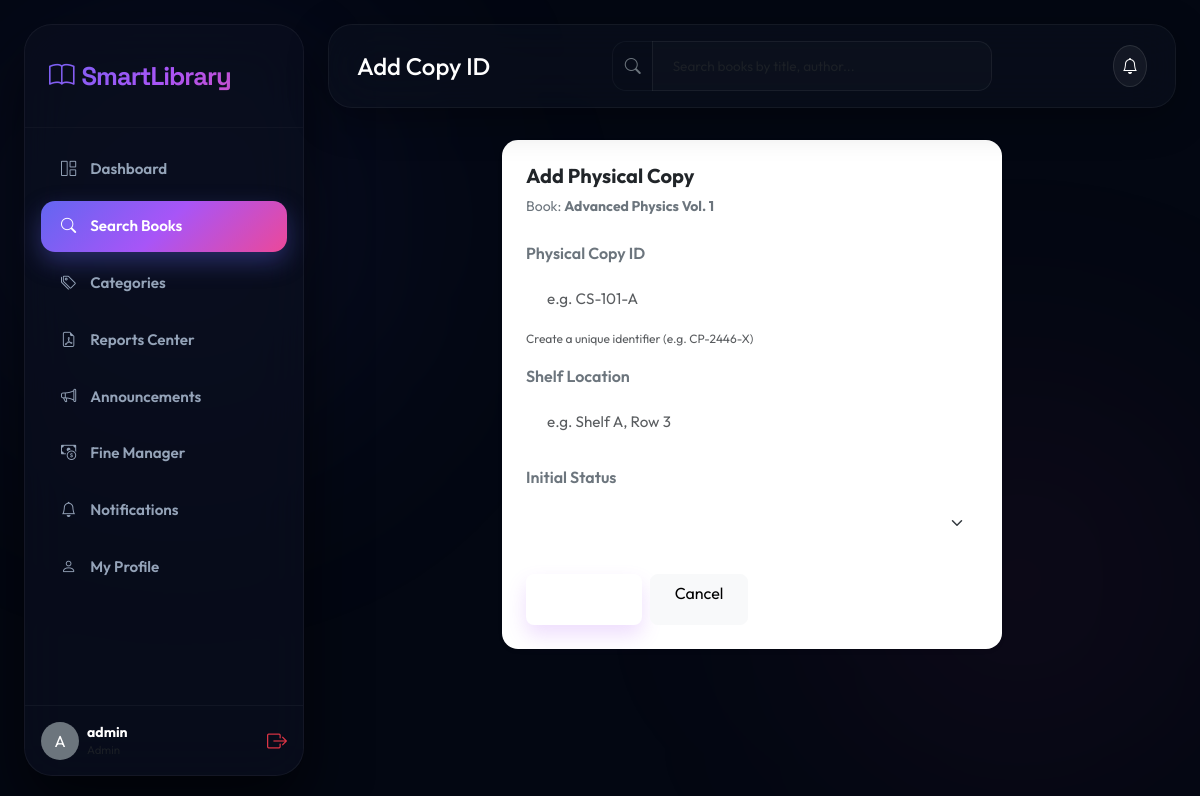
Screenshot of /books/2446/copy/add/ (signed in) with the database file from the repository.
### library/models.py (models this page shows, shortened)
class CustomUser(AbstractUser):
    ROLE_CHOICES = [
        ('admin', 'Admin/Librarian'),
        ('student', 'Student'),
        ('faculty', 'Faculty'),
    ]
    role = models.CharField(max_length=10, choices=ROLE_CHOICES, default='student')
    phone = models.CharField(max_length=15, blank=True, null=True)
    profile_picture = models.ImageField(upload_to='profiles/', blank=True, null=True)

class Book(models.Model):
    title = models.CharField(max_length=255)
    author = models.CharField(max_length=255)
    isbn = models.CharField(max_length=13, unique=True)
    publisher = models.CharField(max_length=255)
    publication_date = models.DateField(blank=True, null=True)
    description = models.TextField(blank=True, null=True)
    category = models.ForeignKey(Category, on_delete=models.CASCADE, related_name='books')
    cover_image = models.ImageField(blank=True, null=True, upload_to='book_covers/')
    qr_code = models.ImageField(blank=True, null=True, upload_to='qr_codes/')
    total_copies = models.IntegerField(default=0)
    available_copies = models.IntegerField(default=0)
    popularity_score = models.FloatField(default=0.0)
    availability_score = models.FloatField(default=1.0)

### library/views.py (the view, shortened to what this page needs)
# urls.py: path('books/<int:book_id>/copy/add/', views.BookCopyCreateView.as_view(), name='copy_create'),
class BookCopyCreateView(AdminRequiredMixin, View):
    def get(self, request, book_id):
        book = get_object_or_404(Book, pk=book_id)
        return render(request, 'library/copy_form.html', {'form': BookCopyForm(), 'book': book})

### library/forms.py
class BookCopyForm(forms.ModelForm):
    class Meta:
        model = BookCopy
        fields = ['copy_id', 'shelf_location', 'status']
        widgets = {
            'copy_id': forms.TextInput(attrs={'class': 'form-control', 'placeholder': 'e.g. CS-101-A'}),
            'shelf_location': forms.TextInput(attrs={'class': 'form-control', 'placeholder': 'e.g. Shelf A, Row 3'}),
            'status': forms.Select(attrs={'class': 'form-select'}),
        }

### library/context_processors.py (called while the page is built)
def notifications(request):
    if request.user.is_authenticated:
        return {
            'unread_notifications_count': request.user.notifications.filter(is_read=False).count(),
            'latest_notifications': request.user.notifications.filter(is_read=False)[:5]
        }
    return {
        'unread_notifications_count': 0,
        'latest_notifications': []
    }

### library/views.py (called while the page is built)
def is_admin(user):
    return user.is_authenticated and user.role == 'admin'

    def test_func(self):
        return is_admin(self.request.user)

### library/templates/library/copy_form.html (shortened to what this page needs)
{% extends 'base.html' %}
{% block page_title %}Add Copy ID{% endblock %}
{% block content %}
<div class="container-fluid p-0">
    <div class="card border-0 rounded-4 shadow-sm p-4 mx-auto" style="max-width: 500px;">
        <h5 class="fw-bold mb-2">Add Physical Copy</h5>
        <p class="text-secondary small mb-4">Book: <strong>{{ book.title }}</strong></p>
        <form method="POST">
            <div class="mb-3">
                <label class="form-label fw-semibold text-secondary">Physical Copy ID</label>
                {{ form.copy_id }}
                <div class="form-text" style="font-size: 0.75rem;">Create a unique identifier (e.g. CP-{{ book.id|stringformat:"04d" }}-X)</div>
            </div>
            <div class="mb-3">
                <label class="form-label fw-semibold text-secondary">Shelf Location</label>
                {{ form.shelf_location }}
            </div>
            <div class="mb-4">
                <label class="form-label fw-semibold text-secondary">Initial Status</label>
                {{ form.status }}
            </div>
            <div class="d-flex gap-2">
                <button type="submit" class="btn btn-primary rounded-3 px-4 border-0" style="background: var(--primary-gradient);">Add Copy</button>
                <a href="{% url 'book_detail' book.id %}" class="btn btn-light rounded-3 px-4">Cancel</a>
            </div>
        </form>
    </div>
</div>
{% endblock %}

### library/templates/base.html (shortened to what this page needs)
{% load static %}
<!DOCTYPE html>
<html lang="en">
<head>
    <link href="https://cdn.jsdelivr.net/npm/bootstrap@5.3.2/dist/css/bootstrap.min.css" rel="stylesheet">
    <link rel="stylesheet" href="https://cdn.jsdelivr.net/npm/bootstrap-icons@1.11.1/font/bootstrap-icons.css">
    <link rel="stylesheet" href="{% static 'css/custom.css' %}">
</head>
<body>
    <div class="app-wrapper">
        <aside class="sidebar" id="appSidebar">
            <div class="brand">
                <i class="bi bi-book me-2"></i>SmartLibrary
            </div>
            <nav class="nav-menu d-flex flex-column justify-content-between" style="height: calc(100% - 100px); padding: 10px 0;">
                <div>
                    {% if user.is_authenticated %}
                        <a href="{% url 'dashboard' %}" class="nav-link {% if 'dashboard' in request.path %}active{% endif %}">
                            <i class="bi bi-grid-1x2"></i>
                            <span>Dashboard</span>
                        </a>
                        <a href="{% url 'book_list' %}" class="nav-link {% if 'books' in request.path and 'category' not in request.path %}active{% endif %}">
                            <i class="bi bi-search"></i>
                            <span>Search Books</span>
                        </a>
                        {% if user.role == 'admin' %}
                            <a href="{% url 'category_list' %}" class="nav-link {% if 'categories' in request.path %}active{% endif %}">
                                <i class="bi bi-tags"></i>
                                <span>Categories</span>
                            </a>
                            <a href="{% url 'reports' %}" class="nav-link {% if 'reports' in request.path %}active{% endif %}">
                                <i class="bi bi-file-earmark-pdf"></i>
                                <span>Reports Center</span>
                            </a>
                        {% endif %}
                        <a href="{% url 'announcement_list' %}" class="nav-link {% if 'announcements' in request.path %}active{% endif %}">
                            <i class="bi bi-megaphone"></i>
                            <span>Announcements</span>
                        </a>
                        <a href="{% url 'fine_list' %}" class="nav-link {% if 'fines' in request.path %}active{% endif %}">
                            <i class="bi bi-cash-coin"></i>
                            <span>Fine Manager</span>
                        </a>
                        <a href="{% url 'notification_list' %}" class="nav-link {% if 'notifications' in request.path %}active{% endif %}">
                            <i class="bi bi-bell"></i>
                            <span>Notifications</span>
                        </a>
                        <a href="{% url 'profile' %}" class="nav-link {% if 'profile' in request.path %}active{% endif %}">
                            <i class="bi bi-person"></i>
                            <span>My Profile</span>
                        </a>
                    {% endif %}
                </div>
                {% if user.is_authenticated %}
                    <div class="mt-auto pt-3 border-top border-secondary border-opacity-10 px-3 pb-2">
                        <div class="d-flex align-items-center justify-content-between">
                            <div class="d-flex align-items-center gap-2">
                                <div class="bg-secondary rounded-circle d-flex align-items-center justify-content-center text-white font-weight-bold" style="width: 38px; height: 38px; background-size: cover; ">
                                    {% if not user.profile_picture %}
                                        {{ user.username|slice:":1"|upper }}
                                    {% endif %}
                                </div>
                                <div style="line-height: 1.1;">
                                    <div class="text-white fw-bold small" style="max-width: 120px; overflow: hidden; text-overflow: ellipsis; white-space: nowrap;">{{ user.username }}</div>
                                    <small class="text-muted text-capitalize" style="font-size: 0.72rem;">{{ user.role }}</small>
                                </div>
                            </div>
                            <a href="{% url 'logout' %}" class="text-danger fs-5 ms-2" title="Logout"><i class="bi bi-box-arrow-right"></i></a>
                        </div>
                    </div>
                {% endif %}
            </nav>
        </aside>
        <div class="main-content">
            <header class="navbar-custom d-flex align-items-center justify-content-between">
                <div class="d-flex align-items-center gap-3">
                    <h4 class="m-0 text-white">{% block page_title %}Overview{% endblock %}</h4>
                </div>
                <div class="position-relative d-none d-md-block" style="width: 380px;">
                    <div class="input-group">
                        <span class="input-group-text bg-transparent border-end-0 border-secondary border-opacity-10 text-secondary" style="border-radius: 14px 0 0 14px;"><i class="bi bi-search"></i></span>
                        <input type="text" id="navbarSearchInput" class="form-control border-start-0 border-secondary border-opacity-10 text-white bg-transparent" placeholder="Search books by title, author..." style="border-radius: 0 14px 14px 0; font-size: 0.85rem;" autocomplete="off">
                    </div>
                </div>
                <div class="d-flex align-items-center gap-4">
                    {% if user.is_authenticated %}
                        <div class="dropdown">
                            <button class="btn btn-light rounded-circle position-relative p-2" type="button" data-bs-toggle="dropdown" aria-expanded="false" style="background: rgba(255, 255, 255, 0.05); border: 1px solid rgba(255, 255, 255, 0.1); color: white;">
                                <i class="bi bi-bell"></i>
                            </button>
                        </div>
                    {% else %}
                        <a href="{% url 'login' %}" class="btn btn-outline-primary px-3 py-1.5 btn-sm rounded-3">Sign In</a>
                        <a href="{% url 'register' %}" class="btn btn-primary px-3 py-1.5 btn-sm rounded-3">Register</a>
                    {% endif %}
                </div>
            </header>
            <main class="main-body-container">
                {% block content %}{% endblock %}
            </main>
        </div>
    </div>
</body>
</html>

### library/static/css/custom.css (style rules this page uses)
:root { --font-sans: 'Outfit', sans-serif; --font-display: 'Space Grotesk', sans-serif; --bg-main: #030712; --bg-surface: rgba(15, 23, 42, 0.45); --bg-sidebar: rgba(10, 15, 30, 0.7); --border-color: rgba(255, 255, 255, 0.05); --border-glow: rgba(99, 102, 241, 0.25); --clr-primary: #6366f1; --clr-secondary: #a855f7; --clr-pink: #ec4899; --gradient-accent: linear-gradient(135deg, #6366f1 0%, #a855f7 50%, #ec4899 100%); --text-pure: #ffffff; --text-primary: #f1f5f9; --text-secondary: #94a3b8; --text-muted: #475569; }
body { font-family: var(--font-sans); background-color: var(--bg-main); color: var(--text-primary); overflow-x: hidden; min-height: 100vh; position: relative; }
body::before { content: ''; position: fixed; top: -10%; left: -10%; width: 600px; height: 600px; background: radial-gradient(circle, rgba(99, 102, 241, 0.12) 0%, transparent 70%); z-index: -2; filter: blur(120px); pointer-events: none; }
body::after { content: ''; position: fixed; bottom: -10%; right: -10%; width: 600px; height: 600px; background: radial-gradient(circle, rgba(236, 72, 153, 0.08) 0%, transparent 70%); z-index: -2; filter: blur(120px); pointer-events: none; }
.app-wrapper { display: flex; min-height: 100vh; padding: 24px; gap: 24px; }
.sidebar { width: 280px; background: var(--bg-sidebar); backdrop-filter: blur(24px); -webkit-backdrop-filter: blur(24px); border: 1px solid var(--border-color); border-radius: 28px; height: calc(100vh - 48px); position: fixed; top: 24px; left: 24px; z-index: 1000; transition: all 0.4s cubic-bezier(0.16, 1, 0.3, 1); box-shadow: 0 30px 60px rgba(0, 0, 0, 0.6); }
.sidebar .brand { padding: 32px 24px; font-family: var(--font-display); font-size: 1.6rem; font-weight: 700; letter-spacing: -0.04em; background: var(--gradient-accent); -webkit-background-clip: text; -webkit-text-fill-color: transparent; border-bottom: 1px solid rgba(255, 255, 255, 0.03); }
.sidebar .nav-link { color: var(--text-secondary); padding: 14px 20px; font-weight: 600; font-size: 0.95rem; display: flex; align-items: center; gap: 14px; border-radius: 14px; margin: 6px 16px; transition: all 0.3s cubic-bezier(0.16, 1, 0.3, 1); }
.sidebar .nav-link.active { color: var(--text-pure); background: var(--gradient-accent); box-shadow: 0 10px 25px rgba(99, 102, 241, 0.35); }
.main-content { flex: 1; margin-left: 304px; min-height: calc(100vh - 48px); transition: all 0.4s cubic-bezier(0.16, 1, 0.3, 1); }
.navbar-custom { position: relative !important; z-index: 1050 !important; background: rgba(13, 19, 33, 0.5); backdrop-filter: blur(24px); -webkit-backdrop-filter: blur(24px); border-radius: 24px; border: 1px solid var(--border-color); margin-bottom: 32px; padding: 16px 28px; box-shadow: 0 10px 40px rgba(0, 0, 0, 0.3); }
.form-control, .form-select { background-color: rgba(255, 255, 255, 0.02) !important; border: 1px solid rgba(255, 255, 255, 0.08) !important; color: var(--text-pure) !important; border-radius: 14px; padding: 14px 20px; font-size: 0.95rem; transition: all 0.3s cubic-bezier(0.16, 1, 0.3, 1); }
.btn-primary { background: var(--gradient-accent); border: none; padding: 14px 28px; border-radius: 14px; font-weight: 700; font-size: 0.95rem; color: var(--text-pure); box-shadow: 0 10px 20px rgba(168, 85, 247, 0.2); transition: all 0.3s cubic-bezier(0.16, 1, 0.3, 1); }

### rows the page displays
CustomUser: username "A", username "admin"
Book: title "Advanced Physics Vol. 1", id "2446"
